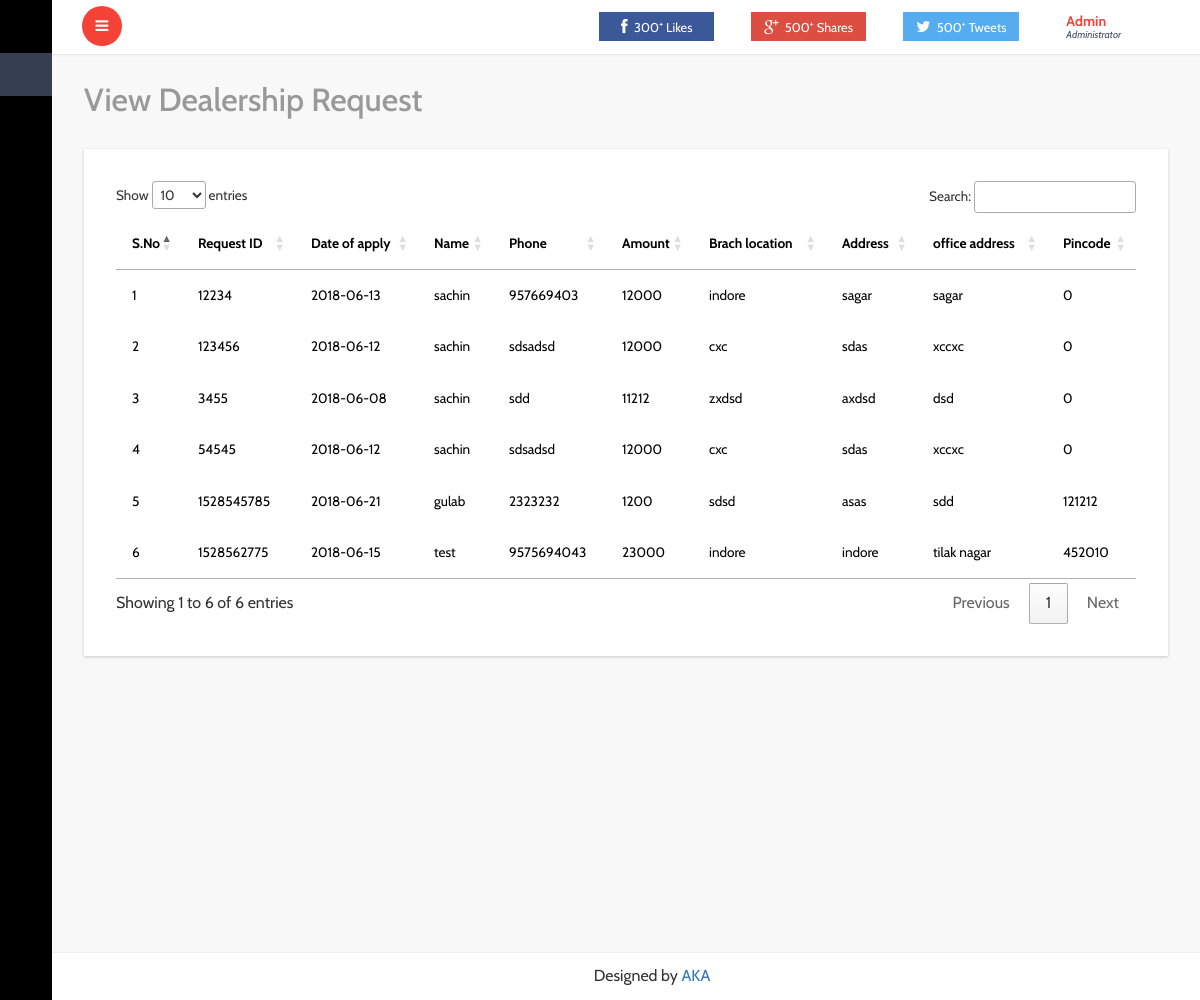
Screenshot of /admin/view_dealerrequest.php (signed in) with the database file from the repository.
### tables this page shows
CREATE TABLE `dearship_request` (
  `id` int(11) NOT NULL,
  `name` text NOT NULL,
  `address` text NOT NULL,
  `phone` text NOT NULL,
  `applydate` date NOT NULL,
  `amount` int(100) NOT NULL,
  `branch_location` text NOT NULL,
  `office` text NOT NULL,
  `pincode` int(20) NOT NULL,
  `reqid` text NOT NULL
);

### admin/view_dealerrequest.php (the view, shortened to what this page needs)
<?php
include('header.php');
include('sidebar.php');
include('../connection.php');
?>
<link rel="stylesheet" href="http://cdn.datatables.net/1.10.2/css/jquery.dataTables.min.css"></style>
<div id="page-wrapper">
  <div class="graphs">
    <h3 class="blank1">View Dealership Request</h3>
    <div class="xs tabls">
      <div class="bs-example4" data-example-id="contextual-table">
        <table class="table table-hover" id="example" class="display" width="100%" cellspacing="0">
          <thead>
            <tr>
            <th>S.No</th>
              <th>Request ID</th>
              <th>Date of apply</th>
              <th>Name</th>
              <th>Phone</th>
              <th>Amount</th>
              <th>Brach location</th>
              <th>Address</th>
              <th>office address</th>
              <th>Pincode</th>
            </tr>
          </thead>
          <tbody>
          <?php
            $sql="Select * from dearship_request";
            $res=mysqli_query($conn,$sql);
            $i=1;
            while($ros=mysqli_fetch_array($res))
            {
              ?>
          <tr>
            <td><?php echo $i++;?></td>
            <td><?php echo $ros['reqid'];?></td>
            <td><?php echo $ros['applydate'];?></td>
            <td><?php echo $ros['name'];?></td>
            <td><?php echo $ros['phone'];?></td>
            <td><?php echo $ros['amount'];?></td>
            <td><?php echo $ros['branch_location'];?></td>
            <td><?php echo $ros['address'];?></td>
            <td><?php echo $ros['office'];?></td>
            <td><?php echo $ros['pincode'];?></td>
          </tr>
          <?php
        }
        ?>
          </tbody>
        </table>
      </div>
    </div>
  </div>
</div>
<?php
include('footer.php');
?>

### rows the page displays
dearship_request: reqid "12234", applydate "2018-06-13", name "sachin", phone "957669403", amount "12000", branch_location "indore", address "sagar", office "sagar", pincode "0"
dearship_request: reqid "123456", applydate "2018-06-12", name "sachin", phone "sdsadsd", amount "12000", branch_location "cxc", address "sdas", office "xccxc", pincode "0"
dearship_request: reqid "3455", applydate "2018-06-08", name "sachin", phone "sdd", amount "11212", branch_location "zxdsd", address "axdsd", office "dsd", pincode "0"
dearship_request: reqid "54545", applydate "2018-06-12", name "sachin", phone "sdsadsd", amount "12000", branch_location "cxc", address "sdas", office "xccxc", pincode "0"
dearship_request: reqid "1528545785", applydate "2018-06-21", name "gulab", phone "2323232", amount "1200", branch_location "sdsd", address "asas", office "sdd", pincode "121212"
dearship_request: reqid "1528562775", applydate "2018-06-15", name "test", phone "9575694043", amount "23000", branch_location "indore", address "indore", office "tilak nagar", pincode "452010"
